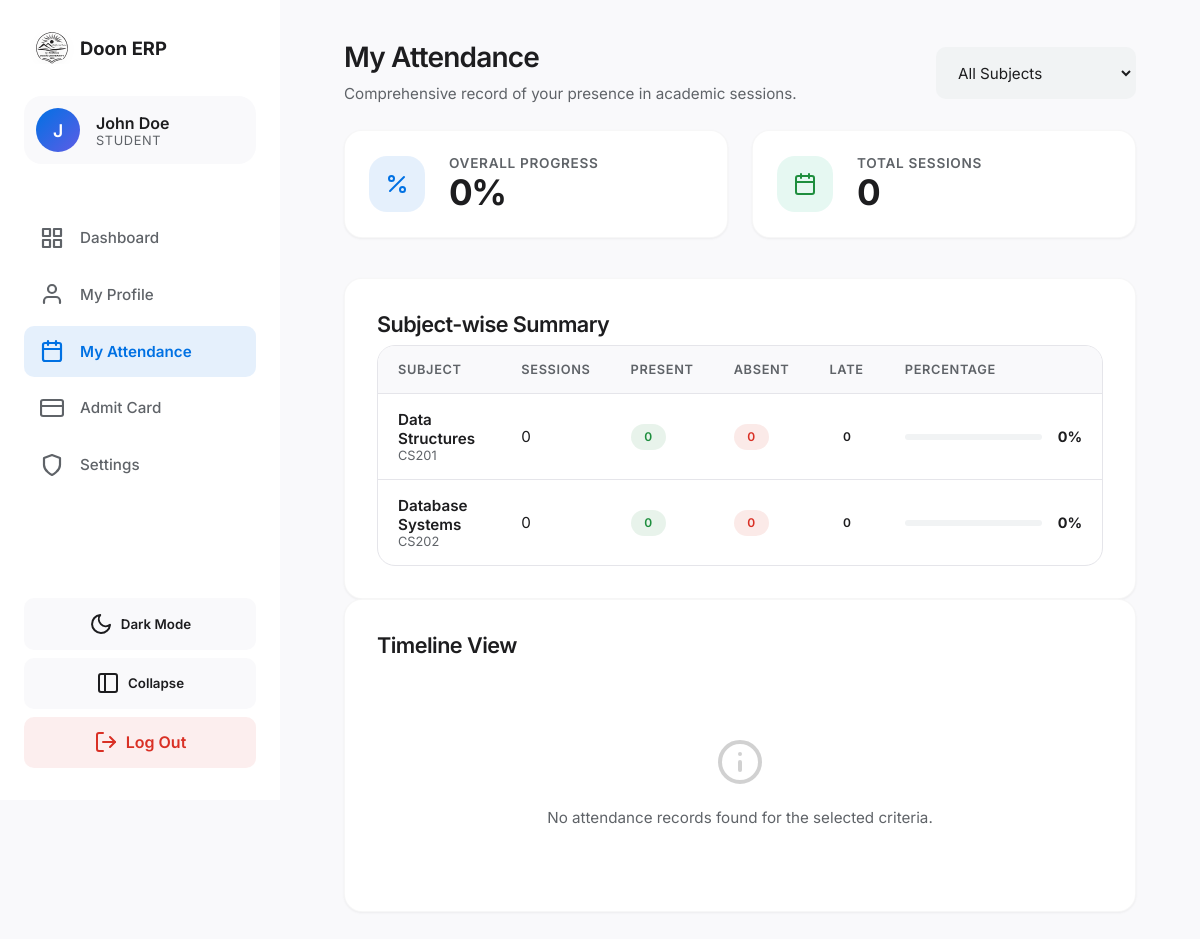
Screenshot of /attendance.php (signed in) with the database file from the repository.
### tables this page shows
CREATE TABLE IF NOT EXISTS subjects (
    id INT AUTO_INCREMENT PRIMARY KEY,
    name VARCHAR(100) NOT NULL,
    code VARCHAR(20) UNIQUE NOT NULL,
    department_id INT,
    credits INT DEFAULT 3,
    FOREIGN KEY (department_id) REFERENCES departments(id) ON DELETE CASCADE,
    INDEX idx_subj_code (code)
);

### attendance.php (the view, shortened to what this page needs)
<?php
require_once 'includes/db.php';
require_once 'includes/header.php';
$user_id = $_SESSION['user_id'];
$stmt = $pdo->prepare("SELECT id FROM students WHERE user_id = ?");
$stmt->execute([$user_id]);
$student = $stmt->fetch();
$student_id = $student['id'];
$selected_subject = isset($_GET['subject_id']) ? (int)$_GET['subject_id'] : 0;
$stmt = $pdo->prepare("
    SELECT
        s.id,
        s.name as subject_name,
        s.code as subject_code,
        COUNT(a.id) as total_classes,
        SUM(CASE WHEN a.status = 'present' THEN 1 ELSE 0 END) as present_count,
        SUM(CASE WHEN a.status = 'late' THEN 1 ELSE 0 END) as late_count,
        SUM(CASE WHEN a.status = 'absent' THEN 1 ELSE 0 END) as absent_count
    FROM subjects s
    LEFT JOIN attendance a ON s.id = a.subject_id AND a.student_id = ?
    GROUP BY s.id
");
$stmt->execute([$student_id]);
$subject_attendance = $stmt->fetchAll();
$total_classes_all = 0;
$total_present_all = 0;
foreach ($subject_attendance as $row) {
    $total_classes_all += $row['total_classes'];
    $total_present_all += $row['present_count'] + ($row['late_count'] * 0.5);
}
$overall_percentage = ($total_classes_all > 0) ? round(($total_present_all / $total_classes_all) * 100, 1) : 0;
$grouped_history = [];
?>
<div class="flex-between mb-3">
    <div>
        <h2>My Attendance</h2>
        <p>Comprehensive record of your presence in academic sessions.</p>
    </div>
    <div class="flex-between" style="gap: 1rem;">
        <form action="" method="GET" id="filterForm">
            <select name="subject_id" class="form-control" onchange="document.getElementById('filterForm').submit()" style="width: 200px;">
                <option value="0">All Subjects</option>
            </select>
        </form>
    </div>
</div>
<div class="dashboard-grid">
    <div class="glass-panel stat-card">
        <div class="stat-icon" style="color: var(--primary); background: var(--primary-light);"><i data-feather="percent"></i></div>
        <div class="stat-info">
            <h4>Overall Progress</h4>
            <h2><?= $overall_percentage ?>%</h2>
        </div>
    </div>
    <div class="glass-panel stat-card">
        <div class="stat-icon" style="color: var(--success); background: rgba(16, 185, 129, 0.1);"><i data-feather="calendar"></i></div>
        <div class="stat-info">
            <h4>Total Sessions</h4>
            <h2><?= $total_classes_all ?></h2>
        </div>
    </div>
</div>
<div class="glass-panel mb-4">
    <h3>Subject-wise Summary</h3>
    <div class="table-container">
        <table>
            <thead>
                <tr>
                    <th>Subject</th>
                    <th>Sessions</th>
                    <th>Present</th>
                    <th>Absent</th>
                    <th>Late</th>
                    <th width="30%">Percentage</th>
                </tr>
            </thead>
            <tbody>
                <?php foreach ($subject_attendance as $row):
                    $subj_total = $row['total_classes'];
                    $subj_present = $row['present_count'] + ($row['late_count'] * 0.5);
                    $subj_percent = ($subj_total > 0) ? round(($subj_present / $subj_total) * 100, 1) : 0;
                    $is_selected = ($selected_subject == $row['id']);
                ?>
                <tr style="<?= $is_selected ? 'background: var(--primary-light);' : '' ?>">
                    <td>
                        <div style="font-weight: 600;"><?= htmlspecialchars($row['subject_name']) ?></div>
                        <div style="font-size: 0.8rem; color: var(--text-secondary);"><?= htmlspecialchars($row['subject_code']) ?></div>
                    </td>
                    <td><?= $row['total_classes'] ?></td>
                    <td><span class="badge badge-success"><?= $row['present_count'] ?></span></td>
                    <td><span class="badge badge-danger"><?= $row['absent_count'] ?></span></td>
                    <td><span class="badge badge-warning"><?= $row['late_count'] ?></span></td>
                    <td>
                        <div class="flex-between" style="gap: 1rem;">
                            <div style="flex: 1; height: 6px; background: var(--input-bg); border-radius: 3px; overflow: hidden;">
                            </div>
                            <span style="font-weight: 700; font-size: 0.9rem;"><?= $subj_percent ?>%</span>
                        </div>
                    </td>
                </tr>
                <?php endforeach; ?>
            </tbody>
        </table>
    </div>
</div>
<div class="glass-panel">
    <h3><?= $selected_subject > 0 ? 'Subject Details' : 'Timeline View' ?></h3>
    <div style="margin-top: 2rem;">
        <?php if (count($grouped_history) > 0): ?>
            <?php foreach ($grouped_history as $date => $records): ?>
                <div class="date-header">
                    <i data-feather="calendar" style="width: 14px; height: 14px;"></i>
                    <?= date('l, d F Y', strtotime($date)) ?>
                </div>
                <div class="attendance-card">
                    <?php foreach ($records as $r):
                        $status_class = 'dot-' . $r['status'];
                        $status_label = ucfirst($r['status']);
                        $status_color = 'var(--text-secondary)';
                        if ($r['status'] === 'present') $status_color = 'var(--success)';
                        elseif ($r['status'] === 'absent') $status_color = 'var(--danger)';
                        elseif ($r['status'] === 'late') $status_color = 'var(--accent)';
                    ?>
                        <div class="subject-pill">
                            <div style="display: flex; align-items: center;">
                                <span class="status-dot <?= $status_class ?>"></span>
                                <div>
                                    <div style="font-weight: 600; font-size: 0.95rem;"><?= htmlspecialchars($r['subject_name']) ?></div>
                                    <div style="font-size: 0.75rem; color: var(--text-secondary);"><?= htmlspecialchars($r['subject_code']) ?></div>
                                </div>
                            </div>
                            <div style="font-weight: 700; font-size: 0.85rem; color: <?= $status_color ?>;">
                                <?= $status_label ?>
                            </div>
                        </div>
                    <?php endforeach; ?>
                </div>
            <?php endforeach; ?>
        <?php else: ?>
            <div class="text-center text-muted" style="padding: 3rem;">
                <i data-feather="info" style="width: 48px; height: 48px; margin-bottom: 1rem; opacity: 0.2;"></i>
                <p>No attendance records found for the selected criteria.</p>
            </div>
        <?php endif; ?>
    </div>
</div>
<?php require_once 'includes/footer.php'; ?>

### css/style.css (style rules this page uses)
:root { --bg-main: #f9f9fb; --bg-surface: #ffffff; --text-primary: #1d1d1f; --text-secondary: #5f6368; --border-color: #e5e5ea; --primary: #0071e3; --primary-hover: #0077ED; --primary-light: rgba(0, 113, 227, 0.1); --danger: #d93025; --success: #1e8e3e; --accent: #5e5ce6; --shadow-sm: 0 1px 3px rgba(0, 0, 0, 0.04), 0 1px 2px rgba(0, 0, 0, 0.02); --shadow-md: 0 4px 12px rgba(0, 0, 0, 0.05), 0 1px 3px rgba(0, 0, 0, 0.03); --shadow-lg: 0 12px 32px rgba(0, 0, 0, 0.08), 0 2px 6px rgba(0, 0, 0, 0.04); --radius-sm: 10px; --radius-md: 18px; --radius-lg: 24px; --input-bg: #f1f3f4; --input-bg-hover: #e8eaed; --sidebar-width: 280px; --sidebar-collapsed-width: 80px; --transition: 0.3s cubic-bezier(0.2, 0.8, 0.2, 1); }
* { margin: 0; padding: 0; box-sizing: border-box; font-family: 'Inter', -apple-system, BlinkMacSystemFont, 'Segoe UI', Roboto, sans-serif; -webkit-font-smoothing: antialiased; -moz-osx-font-smoothing: grayscale; }
body { background: var(--bg-main); color: var(--text-primary); min-height: 100vh; display: flex; flex-direction: column; transition: background-color var(--transition), color var(--transition); }
.glass-panel, .surface-card { background: var(--bg-surface); border-radius: var(--radius-md); padding: 2rem; box-shadow: var(--shadow-sm); border: 1px solid rgba(0,0,0,0.03); transition: transform var(--transition), box-shadow var(--transition); }
h1, h2, h3, h4 { font-weight: 600; color: var(--text-primary); letter-spacing: -0.025em; margin-bottom: 0.5rem; }
h2 { font-size: 1.75rem; letter-spacing: -0.03em; }
h3 { font-size: 1.35rem; }
p { color: var(--text-secondary); line-height: 1.6; font-size: 0.95rem; }
.form-control { width: 100%; padding: 0.85rem 1rem; background: var(--input-bg); border: 2px solid transparent; border-radius: var(--radius-sm); color: var(--text-primary); font-size: 0.95rem; transition: all var(--transition); }
.dashboard-grid { display: grid; grid-template-columns: repeat(auto-fit, minmax(260px, 1fr)); gap: 1.5rem; margin-bottom: 2.5rem; }
.stat-card { display: flex; align-items: center; gap: 1.5rem; padding: 1.5rem; }
.stat-icon { width: 56px; height: 56px; border-radius: var(--radius-md); display: flex; align-items: center; justify-content: center; font-size: 1.5rem; background: var(--primary-light); color: var(--primary); }
.stat-info h4 { margin: 0; font-size: 0.85rem; color: var(--text-secondary); font-weight: 600; text-transform: uppercase; letter-spacing: 0.05em; }
.stat-info h2 { margin: 0; font-size: 2.2rem; color: var(--text-primary); font-weight: 700; letter-spacing: -0.04em; }
.table-container { width: 100%; overflow-x: auto; background: var(--bg-surface); border-radius: var(--radius-md); border: 1px solid var(--border-color); }
table { width: 100%; border-collapse: collapse; }
th, td { padding: 1rem 1.25rem; text-align: left; border-bottom: 1px solid var(--border-color); }
th { background: var(--bg-main); color: var(--text-secondary); font-weight: 600; font-size: 0.8rem; text-transform: uppercase; letter-spacing: 0.05em; }
td { color: var(--text-primary); font-size: 0.95rem; }
tr:last-child td { border-bottom: none; }
.badge { padding: 0.35rem 0.85rem; border-radius: 999px; font-size: 0.75rem; font-weight: 600; display: inline-flex; align-items: center; letter-spacing: 0.02em; }
.badge-success { background: rgba(30, 142, 62, 0.1); color: var(--success); }
.badge-danger { background: rgba(217, 48, 37, 0.1); color: var(--danger); }
.text-center { text-align: center; }
.mb-3 { margin-bottom: 1.5rem; }
.flex-between { display: flex; justify-content: space-between; align-items: center; }

### rows the page displays
subjects: name "Data Structures", code "CS201", total_classes "0", present_count "0", absent_count "0", late_count "0", subj_percent "0"
subjects: name "Database Systems", code "CS202", total_classes "0", present_count "0", absent_count "0", late_count "0", subj_percent "0"

### other values shown
substr($name, 0, 1) "J"
$name "John Doe"
$role "STUDENT"
$overall_percentage "0"
$total_classes_all "0"
